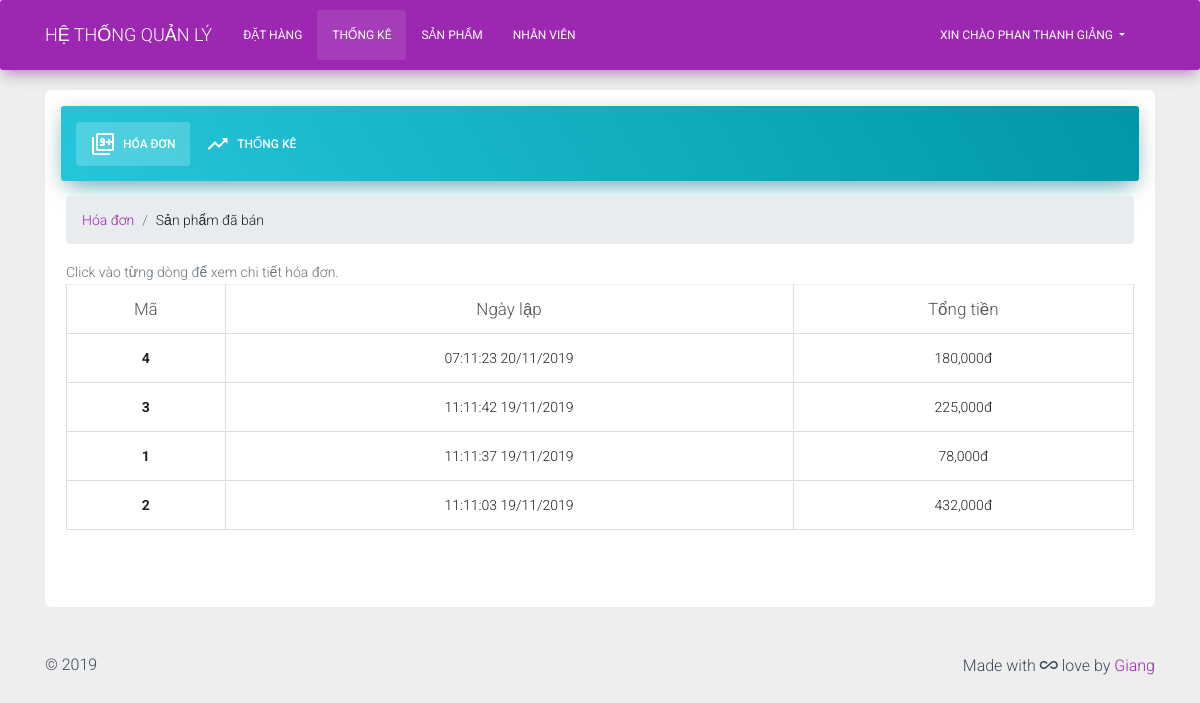
Page /dashboard.php (signed in) on the committed database.
### tables this page shows
CREATE TABLE `employees` (
  `E_ID` int(11) NOT NULL,
  `E_FULLNAME` varchar(50) NOT NULL,
  `E_ACCOUNT` varchar(20) NOT NULL,
  `E_PASSWORD` varchar(200) NOT NULL,
  `E_ID_NUM` varchar(13) NOT NULL,
  `E_ADDRESS` varchar(100) NOT NULL,
  `E_PHONE` varchar(10) NOT NULL,
  `E_JOB` varchar(20) NOT NULL,
  `E_START` int(11) NOT NULL,
  `E_USERGROUP` varchar(10) NOT NULL
);

CREATE TABLE `bill` (
  `B_ID` int(11) NOT NULL,
  `B_TIME` datetime NOT NULL,
  `B_TOTAL` float NOT NULL
);

### dashboard.php (the view, shortened to what this page needs)
<!doctype html>
<html lang="en">
  <head>
    <link rel="stylesheet" href="https://maxcdn.bootstrapcdn.com/font-awesome/latest/css/font-awesome.min.css">
    <link href="assets/css/material-kit.css?v=2.1.1" rel="stylesheet" />
  </head>
  <body>
    <nav class="navbar navbar-expand-lg bg-primary sticky-top">
      <div class="container">
        <a class="navbar-brand">HỆ THỐNG QUẢN LÝ</a>
        <div class="collapse navbar-collapse" id="navbarNav">
          <ul class="navbar-nav col-auto mr-auto">
            <li class="nav-item">
              <a class="nav-link" href="index.php">Đặt hàng</a>
            </li>
            <li class="nav-item active">
              <a class="nav-link" href="dashboard.php">Thống kê</a>
            </li>
            <li class="nav-item">
              <a class="nav-link" href="product.php">Sản phẩm <span class="sr-only">(current)</span></a>
            </li>
            <li class="nav-item">
              <a class="nav-link" href="employee.php">Nhân viên</a>
            </li>
          </ul>
          <ul class="navbar-nav col-auto">
          <li class="nav-item dropdown">
              <a class="nav-link dropdown-toggle" href="#" id="navbarDropdownMenuLink" data-toggle="dropdown" aria-haspopup="true" aria-expanded="false">
               <?php
                include ('sql_conn.php');
                if (isset($_SESSION['account']) && $_SESSION['account']){
                       $name = "SELECT * FROM employees WHERE E_ACCOUNT = '".$_SESSION['account']."'";
                       $queryName = mysqli_query($conn, $name);
                        if ($queryName->num_rows > 0) {
                         while ($row = mysqli_fetch_assoc($queryName)) {
                          if ($row['E_USERGROUP']=="admin") {
                            echo "Xin chào ".$row['E_FULLNAME'];
                          } else {
                            header('Location: index.php');
                          }
                        }
                       }
                     }else{
                    header('Location: login.php');
                }
                ?>
              </a>
          </li>
          </ul>
        </div>
      </div>
</nav>
      <main role="main" class="container md">
        <div class="my-3 p-3 bg-white rounded shadow-sm">
          <div class="card card-nav-tabs card-plain">
            <div class="card-header card-header-info">
                <div class="nav-tabs-navigation">
                    <div class="nav-tabs-wrapper">
                        <ul class="nav nav-tabs" data-tabs="tabs">
                            <li class="nav-item active">
                              <a class="nav-link active" href="#order" data-toggle="tab"><i class="material-icons">filter_9_plus</i> Hóa đơn</a>
                            </li>
                            <li class="nav-item">
                                <a class="nav-link" href="#statistic" data-toggle="tab"><i class="material-icons">trending_up</i> Thống kê</a>
                            </li>
                        </ul>
                    </div>
                </div>
            </div><div class="card-body ">
                <div class="tab-content text-center">
                  <div class="tab-pane active" id="order">
                    <nav aria-label="breadcrumb" role="navigation">
                      <ol class="breadcrumb">
                        <li class="breadcrumb-item"><a href="#">Hóa đơn</a></li>
                        <li class="breadcrumb-item" aria-current="page">Sản phẩm đã bán</li>
                       </ol>
                    </nav>
                    <div class="text-muted text-left">Click vào từng dòng để xem chi tiết hóa đơn.</div>
                    <table class="table table-hover table-bordered">
                      <thead>
                        <tr>
                          <th scope="col">Mã</th>
                          <th scope="col">Ngày lập</th>
                          <th scope="col">Tổng tiền</th>
                        </tr>
                      </thead>
                      <tbody>
                        <?php
                          $select_bd = "SELECT DISTINCT * FROM bill ORDER BY B_TIME DESC";
                          $query_bd = mysqli_query($conn, $select_bd);
                          if($query_bd->num_rows > 0)
                            while ($row = mysqli_fetch_assoc($query_bd)) {
                        ?>
                          <tr data-toggle="modal" data-target="#view<?php echo $row['B_ID']; ?>">
                            <th><?php echo $row['B_ID']; ?></th>
                            <td><?php echo date('h:i:s d/m/Y', strtotime($row['B_TIME'])); ?></td>
                            <td><?php echo number_format($row['B_TOTAL'], 0); ?>đ</td>
                          </tr>
                        <?php
                            }
                        ?>
                      </tbody>
                    </table>
                  </div>
                </div>
            </div>
          </div>
      </main>
  </body>
  <footer class="footer footer-default" >
    <div class="container">
      <div class="copyright float-left">
          &copy;
      </div>
      <div class="copyright float-right">
          Made with <i class="material-icons">all_inclusive</i> love by
          <a href="https://www.facebook.com/giangpt2808">Giang</a>
      </div>
    </div>
  </footer>
<script src="assets/js/material-kit.js?v=2.1.1" type="text/javascript"></script></body>
</html>

### rows in the picture
employees: E_FULLNAME "PHAN THANH GIẢNG"
bill: B_ID "4", B_TIME "07:11:23 20/11/2019", B_TOTAL "180,000"
bill: B_ID "3", B_TIME "11:11:42 19/11/2019", B_TOTAL "225,000"
bill: B_ID "1", B_TIME "11:11:37 19/11/2019", B_TOTAL "78,000"
bill: B_ID "2", B_TIME "11:11:03 19/11/2019", B_TOTAL "432,000"
